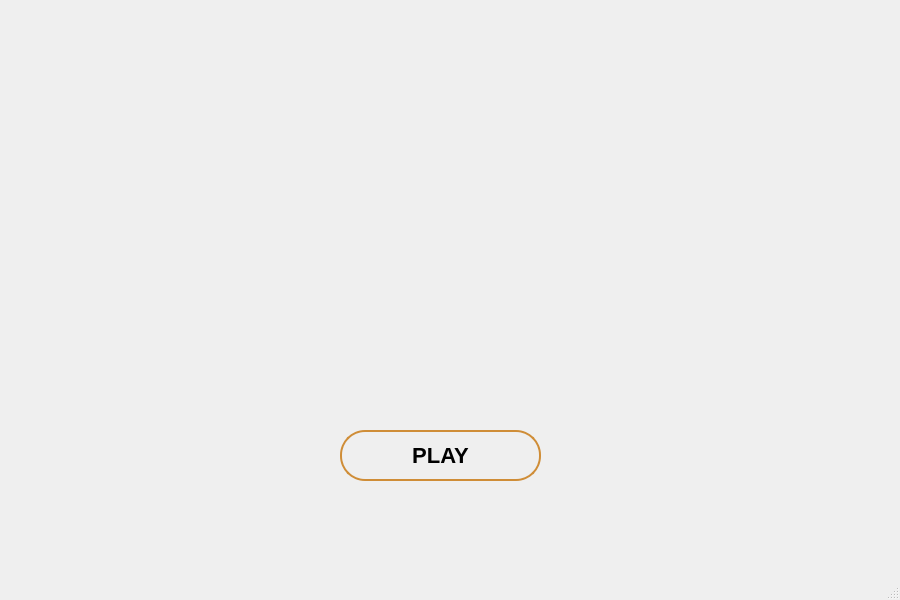
<?xml version="1.0" encoding="UTF-8"?>
<ui version="4.0">
 <class>MainWindow</class>
 <widget class="QMainWindow" name="MainWindow">
  <property name="geometry">
   <rect>
    <x>0</x>
    <y>0</y>
    <width>900</width>
    <height>600</height>
   </rect>
  </property>
  <property name="windowTitle">
   <string>MainWindow</string>
  </property>
  <property name="styleSheet">
   <string notr="true">QMainwindow{
border-image: url(: /image/ back1.jpg)
}</string>
  </property>
  <widget class="QWidget" name="centralwidget">
   <property name="styleSheet">
    <string notr="true">#QWidget{
background-image: url(&quot; :/ image/ back1.jpg&quot;);
background-repeats: no-repeat;
background-position: center;
}</string>
   </property>
   <widget class="QPushButton" name="Play">
    <property name="geometry">
     <rect>
      <x>340</x>
      <y>430</y>
      <width>201</width>
      <height>51</height>
     </rect>
    </property>
    <property name="styleSheet">
     <string notr="true">QPushButton {
    color: black;
    font-size: 22px;
    font-weight: bold;
    font-family: &quot;Segoe UI&quot;, &quot;Arial&quot;;
    padding: 12px 30px;

    border-radius: 25px;

    background: qlineargradient(
        x1:0 y1:0, x2:0 y2:1,
        stop:0 #cf8d37,
        stop:0.4 #e8c469,
        stop:0.6 #f0e3cf,
        stop:1 #cf8d37
    );

    border: 2px solid #cf8d37;
}

QPushButton:hover {
    background: qlineargradient(
        x1:0 y1:0, x2:0 y2:1,
        stop:0 #b98751,
        stop:0.4 #e2d4a8,
        stop:0.6 #f7eddb,
        stop:1 #b98751
    );
}

QPushButton:pressed {
    background: qlineargradient(
        x1:0 y1:0, x2:0 y2:1,
        stop:0 #8c6138,
        stop:0.4 #c8b486,
        stop:0.6 #e3d3ba,
        stop:1 #8c6138
    );
    border: 2px solid #8c6138;
}</string>
    </property>
    <property name="text">
     <string>PLAY</string>
    </property>
   </widget>
   <widget class="QLabel" name="label1">
    <property name="geometry">
     <rect>
      <x>0</x>
      <y>-20</y>
      <width>900</width>
      <height>600</height>
     </rect>
    </property>
    <property name="styleSheet">
     <string notr="true">QPushButton {
    font-family: &quot;Roboto&quot;;
    font-size: 34px;
    font-weight: bold;
    color: #000000;            /* مشکی */

    background-color: #E6E6E6;  /* طوسی روشن */
    border-radius: 15px;
    padding: 10px 20px;
    border: 2px solid #C8C8C8;
}

/* وقتی موس روی دکمه رفت یا کلیک شد */
QPushButton:hover,
QPushButton:pressed {
    background-color: #7896FF;  /* آبی */
    border: 2px solid #5A78FF;
}</string>
    </property>
    <property name="text">
     <string/>
    </property>
    <property name="pixmap">
     <pixmap resource="images.qrc">:/image/back1.jpg</pixmap>
    </property>
    <property name="scaledContents">
     <bool>true</bool>
    </property>
   </widget>
   <zorder>label1</zorder>
   <zorder>Play</zorder>
  </widget>
  <widget class="QMenuBar" name="menubar">
   <property name="geometry">
    <rect>
     <x>0</x>
     <y>0</y>
     <width>900</width>
     <height>25</height>
    </rect>
   </property>
  </widget>
  <widget class="QStatusBar" name="statusbar"/>
 </widget>
 <resources>
  <include location="images.qrc"/>
 </resources>
 <connections/>
</ui>
